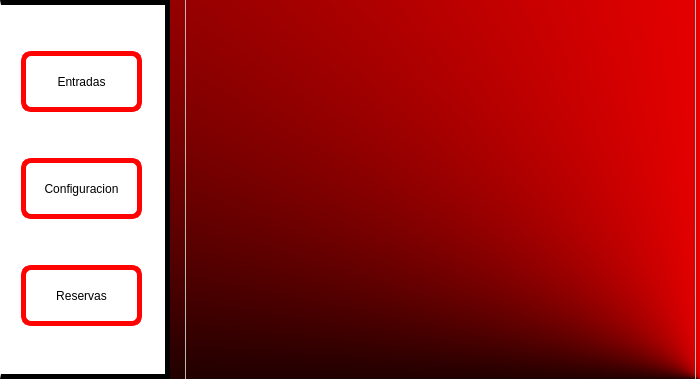
<?xml version="1.0" encoding="UTF-8"?>
<ui version="4.0">
 <class>VentanaPrincipal</class>
 <widget class="QWidget" name="VentanaPrincipal">
  <property name="geometry">
   <rect>
    <x>0</x>
    <y>0</y>
    <width>700</width>
    <height>379</height>
   </rect>
  </property>
  <property name="minimumSize">
   <size>
    <width>700</width>
    <height>359</height>
   </size>
  </property>
  <property name="maximumSize">
   <size>
    <width>700</width>
    <height>379</height>
   </size>
  </property>
  <property name="windowTitle">
   <string>Menu Principal</string>
  </property>
  <property name="styleSheet">
   <string notr="true">background-color: qconicalgradient(cx:1, cy:1, angle:195, stop:0.676136 rgba(255, 0, 0, 255), stop:1 rgba(0, 0, 0, 255));</string>
  </property>
  <widget class="QFrame" name="frame">
   <property name="geometry">
    <rect>
     <x>185</x>
     <y>-1</y>
     <width>511</width>
     <height>381</height>
    </rect>
   </property>
   <property name="toolTipDuration">
    <number>-1</number>
   </property>
   <property name="styleSheet">
    <string notr="true">
background-color: None;</string>
   </property>
   <property name="frameShape">
    <enum>QFrame::StyledPanel</enum>
   </property>
   <property name="frameShadow">
    <enum>QFrame::Raised</enum>
   </property>
   <widget class="QStackedWidget" name="pages">
    <property name="enabled">
     <bool>true</bool>
    </property>
    <property name="geometry">
     <rect>
      <x>0</x>
      <y>0</y>
      <width>511</width>
      <height>361</height>
     </rect>
    </property>
    <property name="styleSheet">
     <string notr="true">background-color: rgba(0,0,0,0%);</string>
    </property>
    <widget class="QWidget" name="page">
     <widget class="QLabel" name="label_bienvenida">
      <property name="geometry">
       <rect>
        <x>10</x>
        <y>10</y>
        <width>411</width>
        <height>321</height>
       </rect>
      </property>
      <property name="minimumSize">
       <size>
        <width>411</width>
        <height>321</height>
       </size>
      </property>
      <property name="maximumSize">
       <size>
        <width>411</width>
        <height>321</height>
       </size>
      </property>
      <property name="focusPolicy">
       <enum>Qt::TabFocus</enum>
      </property>
      <property name="styleSheet">
       <string notr="true">font: 75 18pt &quot;Script MT Bold&quot;;</string>
      </property>
      <property name="text">
       <string/>
      </property>
     </widget>
    </widget>
    <widget class="QWidget" name="page_entradas">
     <widget class="QTableWidget" name="tableHabitacionesDisp">
      <property name="geometry">
       <rect>
        <x>50</x>
        <y>110</y>
        <width>411</width>
        <height>221</height>
       </rect>
      </property>
      <property name="styleSheet">
       <string notr="true">background-color: rgb(255, 255, 255);</string>
      </property>
      <column>
       <property name="text">
        <string>Numero</string>
       </property>
      </column>
      <column>
       <property name="text">
        <string>Categoria</string>
       </property>
      </column>
      <column>
       <property name="text">
        <string>Capacidad</string>
       </property>
      </column>
      <column>
       <property name="text">
        <string>Precio</string>
       </property>
      </column>
     </widget>
     <widget class="QFrame" name="frame_2">
      <property name="geometry">
       <rect>
        <x>9</x>
        <y>20</y>
        <width>491</width>
        <height>80</height>
       </rect>
      </property>
      <property name="minimumSize">
       <size>
        <width>491</width>
        <height>80</height>
       </size>
      </property>
      <property name="maximumSize">
       <size>
        <width>491</width>
        <height>80</height>
       </size>
      </property>
      <property name="frameShape">
       <enum>QFrame::StyledPanel</enum>
      </property>
      <property name="frameShadow">
       <enum>QFrame::Raised</enum>
      </property>
      <layout class="QGridLayout" name="gridLayout">
       <item row="0" column="1">
        <widget class="QComboBox" name="comboBox_categoriasBuscar">
         <property name="styleSheet">
          <string notr="true">background-color: None;</string>
         </property>
        </widget>
       </item>
       <item row="0" column="0">
        <widget class="QLabel" name="label">
         <property name="text">
          <string>Categoria</string>
         </property>
        </widget>
       </item>
       <item row="0" column="7">
        <widget class="QLabel" name="label_3">
         <property name="text">
          <string>Precio</string>
         </property>
        </widget>
       </item>
       <item row="0" column="2">
        <spacer name="horizontalSpacer">
         <property name="orientation">
          <enum>Qt::Horizontal</enum>
         </property>
         <property name="sizeHint" stdset="0">
          <size>
           <width>40</width>
           <height>20</height>
          </size>
         </property>
        </spacer>
       </item>
       <item row="0" column="3">
        <widget class="QLabel" name="label_2">
         <property name="text">
          <string>Capacidad</string>
         </property>
        </widget>
       </item>
       <item row="0" column="5">
        <widget class="QLineEdit" name="lineedit_capacidadBus">
         <property name="styleSheet">
          <string notr="true">background-color: None;</string>
         </property>
        </widget>
       </item>
       <item row="0" column="6">
        <spacer name="horizontalSpacer_2">
         <property name="orientation">
          <enum>Qt::Horizontal</enum>
         </property>
         <property name="sizeHint" stdset="0">
          <size>
           <width>40</width>
           <height>20</height>
          </size>
         </property>
        </spacer>
       </item>
       <item row="2" column="8">
        <widget class="QPushButton" name="pushButton_filtrar">
         <property name="styleSheet">
          <string notr="true">
QPushButton{
	background-color: rgb(255, 255, 255);
	
	font: 10pt &quot;MS Shell Dlg 2&quot;;
	border: 0.5px solid;
	border-color: rgb(0, 0, 0);

}

QPushButton:hover{
	
	background-color: rgb(170, 170, 170);
	
	font: 10pt &quot;MS Shell Dlg 2&quot;;
	border-color: rgb(0, 0, 0);

}</string>
         </property>
         <property name="text">
          <string>Filtrar</string>
         </property>
        </widget>
       </item>
       <item row="0" column="8">
        <widget class="QLineEdit" name="lineedit_precioBus">
         <property name="styleSheet">
          <string notr="true">background-color: None;</string>
         </property>
        </widget>
       </item>
       <item row="1" column="8">
        <spacer name="verticalSpacer">
         <property name="orientation">
          <enum>Qt::Vertical</enum>
         </property>
         <property name="sizeHint" stdset="0">
          <size>
           <width>20</width>
           <height>40</height>
          </size>
         </property>
        </spacer>
       </item>
      </layout>
     </widget>
    </widget>
    <widget class="QWidget" name="page_configuracion">
     <widget class="QPushButton" name="pbutton_crearUsuario">
      <property name="enabled">
       <bool>false</bool>
      </property>
      <property name="geometry">
       <rect>
        <x>20</x>
        <y>40</y>
        <width>127</width>
        <height>61</height>
       </rect>
      </property>
      <property name="minimumSize">
       <size>
        <width>127</width>
        <height>61</height>
       </size>
      </property>
      <property name="maximumSize">
       <size>
        <width>127</width>
        <height>61</height>
       </size>
      </property>
      <property name="styleSheet">
       <string notr="true">
QPushButton{
	border-radius: 10px;
	background-color: rgb(255,255,255);
	font: 75 14pt &quot;Script MT Bold&quot;;
	color: rgb(0,0, 0);
	border: 5px solid;
	border- color: rgb(0, 0, 0);
}

QPushButton:hover{
	border-radius: 10px;
	background-color: rgb(170, 170, 170);
	
	font: 75 14pt &quot;Script MT Bold&quot;;
	color: rgb(0,0, 0);
	border: 5px solid;
	border- color: rgb(0, 0, 0);
}</string>
      </property>
      <property name="text">
       <string>Crear Usuario</string>
      </property>
      <property name="iconSize">
       <size>
        <width>112</width>
        <height>86</height>
       </size>
      </property>
     </widget>
     <widget class="QPushButton" name="pbutton_configurarHabitaciones">
      <property name="geometry">
       <rect>
        <x>200</x>
        <y>40</y>
        <width>205</width>
        <height>61</height>
       </rect>
      </property>
      <property name="minimumSize">
       <size>
        <width>205</width>
        <height>61</height>
       </size>
      </property>
      <property name="maximumSize">
       <size>
        <width>205</width>
        <height>61</height>
       </size>
      </property>
      <property name="styleSheet">
       <string notr="true">
QPushButton{
	border-radius: 10px;
	background-color: rgb(255,255,255);
	font: 75 14pt &quot;Script MT Bold&quot;;
	color: rgb(0,0, 0);
	border: 5px solid;
	border- color: rgb(0, 0, 0);
}

QPushButton:hover{
	border-radius: 10px;
	background-color: rgb(170, 170, 170);
	
	font: 75 14pt &quot;Script MT Bold&quot;;
	color: rgb(0,0, 0);
	border: 5px solid;
	border- color: rgb(0, 0, 0);
}</string>
      </property>
      <property name="text">
       <string>Configurar Habitaciones </string>
      </property>
      <property name="iconSize">
       <size>
        <width>112</width>
        <height>86</height>
       </size>
      </property>
     </widget>
     <widget class="QPushButton" name="pbutton_modificarHabitaciones">
      <property name="geometry">
       <rect>
        <x>200</x>
        <y>150</y>
        <width>205</width>
        <height>61</height>
       </rect>
      </property>
      <property name="minimumSize">
       <size>
        <width>205</width>
        <height>61</height>
       </size>
      </property>
      <property name="maximumSize">
       <size>
        <width>205</width>
        <height>61</height>
       </size>
      </property>
      <property name="styleSheet">
       <string notr="true">
QPushButton{
	border-radius: 10px;
	background-color: rgb(255,255,255);
	font: 75 14pt &quot;Script MT Bold&quot;;
	color: rgb(0,0, 0);
	border: 5px solid;
	border- color: rgb(0, 0, 0);
}

QPushButton:hover{
	border-radius: 10px;
	background-color: rgb(170, 170, 170);
	
	font: 75 14pt &quot;Script MT Bold&quot;;
	color: rgb(0,0, 0);
	border: 5px solid;
	border- color: rgb(0, 0, 0);
}</string>
      </property>
      <property name="text">
       <string>Modificar Habitaciones </string>
      </property>
      <property name="iconSize">
       <size>
        <width>112</width>
        <height>86</height>
       </size>
      </property>
     </widget>
    </widget>
    <widget class="QWidget" name="page_reservas">
     <widget class="QPushButton" name="pushButton_3">
      <property name="geometry">
       <rect>
        <x>110</x>
        <y>100</y>
        <width>241</width>
        <height>121</height>
       </rect>
      </property>
      <property name="styleSheet">
       <string notr="true">background-color: rgb(255, 255, 255);</string>
      </property>
      <property name="text">
       <string>Reservas</string>
      </property>
     </widget>
    </widget>
   </widget>
  </widget>
  <widget class="QFrame" name="frame_botonoes">
   <property name="geometry">
    <rect>
     <x>0</x>
     <y>0</y>
     <width>170</width>
     <height>379</height>
    </rect>
   </property>
   <property name="minimumSize">
    <size>
     <width>170</width>
     <height>379</height>
    </size>
   </property>
   <property name="maximumSize">
    <size>
     <width>110</width>
     <height>379</height>
    </size>
   </property>
   <property name="toolTipDuration">
    <number>-1</number>
   </property>
   <property name="layoutDirection">
    <enum>Qt::LeftToRight</enum>
   </property>
   <property name="styleSheet">
    <string notr="true">background-color: rgb(255, 255, 255);

border-right: 5px solid;
border-top: 5px solid;
border-bottom: 5px solid;</string>
   </property>
   <property name="frameShape">
    <enum>QFrame::StyledPanel</enum>
   </property>
   <property name="frameShadow">
    <enum>QFrame::Raised</enum>
   </property>
   <layout class="QVBoxLayout" name="verticalLayout">
    <property name="spacing">
     <number>0</number>
    </property>
    <property name="leftMargin">
     <number>20</number>
    </property>
    <property name="topMargin">
     <number>0</number>
    </property>
    <property name="rightMargin">
     <number>0</number>
    </property>
    <property name="bottomMargin">
     <number>0</number>
    </property>
    <item>
     <widget class="QPushButton" name="pbutton_entradas">
      <property name="minimumSize">
       <size>
        <width>121</width>
        <height>61</height>
       </size>
      </property>
      <property name="maximumSize">
       <size>
        <width>121</width>
        <height>61</height>
       </size>
      </property>
      <property name="styleSheet">
       <string notr="true">
QPushButton{
	border-radius: 10px;
	background-color: rgb(255,255,255);
	font: 75 14pt &quot;Script MT Bold&quot;;
	color: rgb(0,0, 0);
	border: 5px solid;
	border-color: rgb(255, 3, 3)
}

QPushButton:hover{
	border-radius: 10px;
	background-color: rgb(170, 170, 170);
	
	font: 75 14pt &quot;Script MT Bold&quot;;
	color: rgb(0,0, 0);
	border: 5px solid;
	border-color: rgb(255, 3, 3)

}</string>
      </property>
      <property name="text">
       <string>Entradas</string>
      </property>
      <property name="iconSize">
       <size>
        <width>112</width>
        <height>86</height>
       </size>
      </property>
     </widget>
    </item>
    <item>
     <widget class="QPushButton" name="pbutton_configuracion">
      <property name="minimumSize">
       <size>
        <width>121</width>
        <height>61</height>
       </size>
      </property>
      <property name="maximumSize">
       <size>
        <width>121</width>
        <height>61</height>
       </size>
      </property>
      <property name="styleSheet">
       <string notr="true">
QPushButton{
	border-radius: 10px;
	background-color: rgb(255,255,255);
	font: 75 14pt &quot;Script MT Bold&quot;;
	color: rgb(0,0, 0);
	border: 5px solid;
	border-color: rgb(255, 3, 3);
}

QPushButton:hover{
	border-radius: 10px;
	background-color: rgb(170, 170, 170);
	
	font: 75 14pt &quot;Script MT Bold&quot;;
	color: rgb(0,0, 0);
	border: 5px solid;
	border-color: rgb(255, 3, 3)
}</string>
      </property>
      <property name="text">
       <string>Configuracion</string>
      </property>
      <property name="iconSize">
       <size>
        <width>112</width>
        <height>86</height>
       </size>
      </property>
     </widget>
    </item>
    <item>
     <widget class="QPushButton" name="pbutton_reservas">
      <property name="minimumSize">
       <size>
        <width>121</width>
        <height>61</height>
       </size>
      </property>
      <property name="maximumSize">
       <size>
        <width>121</width>
        <height>61</height>
       </size>
      </property>
      <property name="styleSheet">
       <string notr="true">
QPushButton{
	border-radius: 10px;
	background-color: rgb(255,255,255);
	font: 75 14pt &quot;Script MT Bold&quot;;
	color: rgb(0,0, 0);
	border: 5px solid;
	border-color: rgb(255, 3, 3);
}

QPushButton:hover{
	border-radius: 10px;
	background-color: rgb(170, 170, 170);
	
	font: 75 14pt &quot;Script MT Bold&quot;;
	color: rgb(0,0, 0);
	border: 5px solid;
	border-color: rgb(255, 3, 3)

}</string>
      </property>
      <property name="text">
       <string>Reservas</string>
      </property>
      <property name="iconSize">
       <size>
        <width>112</width>
        <height>86</height>
       </size>
      </property>
     </widget>
    </item>
   </layout>
  </widget>
 </widget>
 <resources/>
 <connections/>
</ui>
